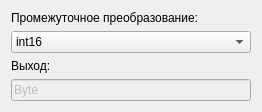
<?xml version="1.0" encoding="UTF-8"?>
<ui version="4.0">
 <class>MainWindow</class>
 <widget class="QDialog" name="MainWindow">
  <property name="geometry">
   <rect>
    <x>0</x>
    <y>0</y>
    <width>262</width>
    <height>102</height>
   </rect>
  </property>
  <property name="windowTitle">
   <string>Dialog</string>
  </property>
  <layout class="QGridLayout" name="gridLayout">
   <item row="4" column="0">
    <widget class="QLabel" name="label">
     <property name="text">
      <string>Выход:</string>
     </property>
    </widget>
   </item>
   <item row="2" column="0">
    <widget class="QLabel" name="label_3">
     <property name="text">
      <string>Промежуточное преобразование:</string>
     </property>
    </widget>
   </item>
   <item row="5" column="0">
    <widget class="QLineEdit" name="toLine">
     <property name="enabled">
      <bool>false</bool>
     </property>
     <property name="text">
      <string>Byte</string>
     </property>
    </widget>
   </item>
   <item row="3" column="0">
    <widget class="QComboBox" name="middleFormatBox">
     <property name="currentIndex">
      <number>1</number>
     </property>
     <item>
      <property name="text">
       <string>int8</string>
      </property>
     </item>
     <item>
      <property name="text">
       <string>int16</string>
      </property>
     </item>
     <item>
      <property name="text">
       <string>int24</string>
      </property>
     </item>
     <item>
      <property name="text">
       <string>int32</string>
      </property>
     </item>
     <item>
      <property name="text">
       <string>int40</string>
      </property>
     </item>
    </widget>
   </item>
  </layout>
 </widget>
 <resources/>
 <connections/>
</ui>
